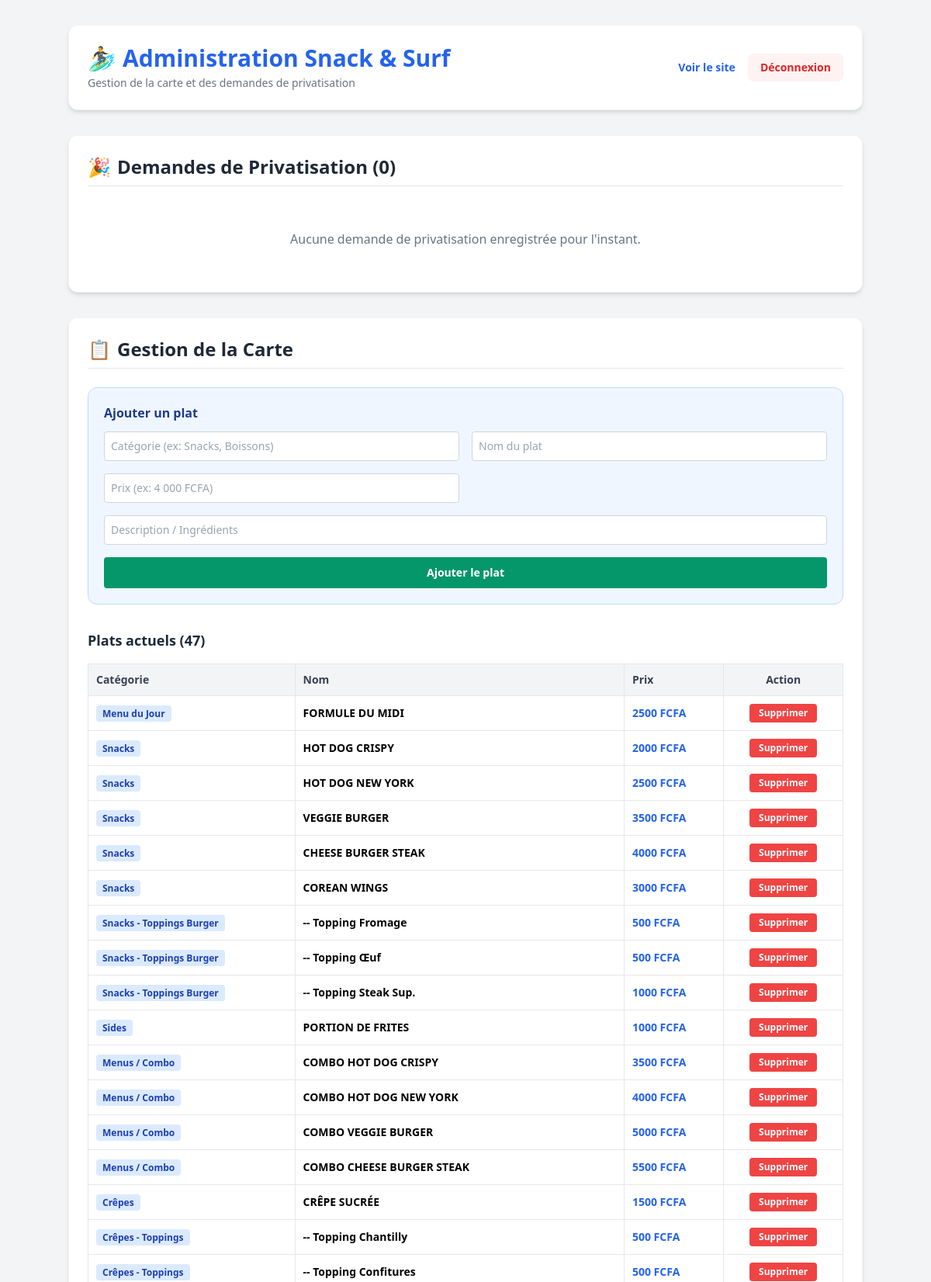
/admin (signed in, upper part), run on the app's committed database.
### tables this page shows
CREATE TABLE menu (
            id INTEGER PRIMARY KEY AUTOINCREMENT,
            categorie TEXT NOT NULL,
            nom TEXT NOT NULL,
            prix TEXT NOT NULL,
            description TEXT
        );

### app.py (the view, shortened to what this page needs)
@app.route('/admin', methods=['GET', 'POST'])
def admin():
    conn = get_db_connection()
    plats = conn.execute('SELECT * FROM menu ORDER BY id').fetchall()
    reservations = conn.execute('SELECT * FROM reservations ORDER BY date_demande DESC').fetchall()
    conn.close()
    return render_template('admin.html', plats=plats, reservations=reservations)

### app.py (called while the page is built)
def get_db_connection():
    conn = sqlite3.connect(DB_FILE)
    conn.row_factory = sqlite3.Row
    return conn

### templates/admin.html (shortened to what this page needs)
<!DOCTYPE html>
<html lang="fr">
<head>
    <script src="https://cdn.tailwindcss.com"></script>
</head>
<body class="bg-gray-100 p-4 sm:p-8 font-sans">
    <div class="max-w-5xl mx-auto space-y-8">
        <div class="bg-white p-6 rounded-xl shadow-md flex justify-between items-center border border-gray-100">
            <div>
                <h1 class="text-3xl font-bold text-blue-600 flex items-center gap-2">
                    <span>🏄‍♂️</span> Administration Snack & Surf
                </h1>
                <p class="text-sm text-gray-500 mt-1">Gestion de la carte et des demandes de privatisation</p>
            </div>
            <div class="flex items-center gap-4">
                <a href="/" target="_blank" class="text-sm font-semibold text-blue-600 hover:underline">Voir le site</a>
                <a href="/admin/logout" class="bg-red-50 hover:bg-red-100 text-red-600 px-4 py-2 rounded-lg text-sm font-bold transition">Déconnexion</a>
            </div>
        </div>
        <div class="bg-white p-6 rounded-xl shadow-md border border-gray-100">
            <div class="flex justify-between items-center mb-6 pb-2 border-b">
                <h2 class="text-2xl font-bold text-gray-800 flex items-center gap-2">
                    <span>🎉</span> Demandes de Privatisation ({{ reservations|length }})
                </h2>
            </div>
            {% if reservations %}
            <div class="overflow-x-auto">
                <table class="w-full text-left border-collapse text-sm">
                    <thead>
                        <tr class="bg-gray-100 text-gray-700">
                            <th class="p-3 border">Date Demande</th>
                            <th class="p-3 border">Client / Contact</th>
                            <th class="p-3 border">Date Événement</th>
                            <th class="p-3 border">Personnes</th>
                            <th class="p-3 border">Type</th>
                            <th class="p-3 border">Statut</th>
                            <th class="p-3 border text-center">Action</th>
                        </tr>
                    </thead>
                    <tbody class="divide-y divide-gray-100">
                        {% for res in reservations %}
                        <tr class="hover:bg-gray-50">
                            <td class="p-3 border text-xs text-gray-500 whitespace-nowrap">{{ res.date_demande }}</td>
                            <td class="p-3 border font-semibold text-gray-900">
                                {{ res.nom }}
                                <div class="text-xs text-blue-600 font-normal">{{ res.contact }}</div>
                            </td>
                            <td class="p-3 border font-bold text-gray-800 whitespace-nowrap">{{ res.date_event }}</td>
                            <td class="p-3 border text-center font-bold text-gray-700">{{ res.personnes }}</td>
                            <td class="p-3 border text-gray-700">{{ res.type_event }}</td>
                            <td class="p-3 border">
                                <form action="/admin/reservation/statut/{{ res.id }}" method="POST" class="flex items-center gap-1">
                                    <select name="statut" onchange="this.form.submit()" class="text-xs font-bold border rounded px-2 py-1 outline-none
                                        {% if res.statut == 'Confirmée' %}bg-emerald-100 text-emerald-800 border-emerald-300
                                        {% elif res.statut == 'Refusée' %}bg-red-100 text-red-800 border-red-300
                                        {% elif res.statut == 'Terminée' %}bg-gray-100 text-gray-800 border-gray-300
                                        {% else %}bg-amber-100 text-amber-800 border-amber-300{% endif %}">
                                        <option value="En attente" {% if res.statut == 'En attente' %}selected{% endif %}>En attente</option>
                                        <option value="Confirmée" {% if res.statut == 'Confirmée' %}selected{% endif %}>Confirmée</option>
                                        <option value="Refusée" {% if res.statut == 'Refusée' %}selected{% endif %}>Refusée</option>
                                        <option value="Terminée" {% if res.statut == 'Terminée' %}selected{% endif %}>Terminée</option>
                                    </select>
                                </form>
                            </td>
                            <td class="p-3 border text-center whitespace-nowrap">
                                <form action="/admin/reservation/supprimer/{{ res.id }}" method="POST" onsubmit="return confirm('Supprimer cette demande ?');">
                                    <button type="submit" class="bg-red-500 hover:bg-red-600 text-white px-2.5 py-1 rounded text-xs font-semibold transition">
                                        Supprimer
                                    </button>
                                </form>
                            </td>
                        </tr>
                        {% endfor %}
                    </tbody>
                </table>
            </div>
            {% else %}
            <div class="text-center py-8 text-gray-500">
                <p>Aucune demande de privatisation enregistrée pour l'instant.</p>
            </div>
            {% endif %}
        </div>
        <div class="bg-white p-6 rounded-xl shadow-md border border-gray-100">
            <h2 class="text-2xl font-bold text-gray-800 mb-6 pb-2 border-b flex items-center gap-2">
                <span>📋</span> Gestion de la Carte
            </h2>
            <div class="bg-blue-50 p-5 rounded-xl mb-8 border border-blue-200">
                <h3 class="font-bold text-base mb-3 text-blue-900">Ajouter un plat</h3>
                <form action="/admin/ajouter" method="POST" class="grid grid-cols-1 sm:grid-cols-2 gap-4">
                    <input type="text" name="categorie" placeholder="Catégorie (ex: Snacks, Boissons)" class="border border-gray-300 p-2 rounded text-sm bg-white" required>
                    <input type="text" name="nom" placeholder="Nom du plat" class="border border-gray-300 p-2 rounded text-sm bg-white" required>
                    <input type="text" name="prix" placeholder="Prix (ex: 4 000 FCFA)" class="border border-gray-300 p-2 rounded text-sm bg-white" required>
                    <input type="text" name="description" placeholder="Description / Ingrédients" class="border border-gray-300 p-2 rounded text-sm bg-white sm:col-span-2">
                    <button type="submit" class="bg-emerald-600 hover:bg-emerald-700 text-white px-4 py-2.5 rounded font-bold sm:col-span-2 transition text-sm">
                        Ajouter le plat
                    </button>
                </form>
            </div>
            <h3 class="font-bold text-lg mb-4 text-gray-800">Plats actuels ({{ plats|length }})</h3>
            <div class="overflow-x-auto">
                <table class="w-full text-left border-collapse text-sm">
                    <thead>
                        <tr class="bg-gray-100 text-gray-700">
                            <th class="p-2.5 border">Catégorie</th>
                            <th class="p-2.5 border">Nom</th>
                            <th class="p-2.5 border">Prix</th>
                            <th class="p-2.5 border text-center">Action</th>
                        </tr>
                    </thead>
                    <tbody>
                        {% for plat in plats %}
                        <tr class="hover:bg-gray-50">
                            <td class="p-2.5 border"><span class="bg-blue-100 text-blue-800 text-xs font-bold px-2 py-0.5 rounded">{{ plat.categorie }}</span></td>
                            <td class="p-2.5 border font-bold">{{ plat.nom }}</td>
                            <td class="p-2.5 border text-blue-600 font-semibold">{{ plat.prix }}</td>
                            <td class="p-2.5 border text-center">
                                <form action="/admin/supprimer/{{ plat.id }}" method="POST" onsubmit="return confirm('Supprimer ce plat ?');">
                                    <button type="submit" class="bg-red-500 hover:bg-red-600 text-white px-3 py-1 rounded text-xs font-semibold transition">
                                        Supprimer
                                    </button>
                                </form>
                            </td>
                        </tr>
                        {% endfor %}
                    </tbody>
                </table>
            </div>
        </div>
    </div>
</body>
</html>

### data on the page
menu: categorie "Menu du Jour", nom "FORMULE DU MIDI", prix "2500 FCFA"
menu: categorie "Snacks", nom "HOT DOG CRISPY", prix "2000 FCFA"
menu: categorie "Snacks", nom "HOT DOG NEW YORK", prix "2500 FCFA"
menu: categorie "Snacks", nom "VEGGIE BURGER", prix "3500 FCFA"
menu: categorie "Snacks", nom "CHEESE BURGER STEAK", prix "4000 FCFA"
menu: categorie "Snacks", nom "COREAN WINGS", prix "3000 FCFA"
menu: categorie "Snacks - Toppings Burger", nom "-- Topping Fromage", prix "500 FCFA"
menu: categorie "Snacks - Toppings Burger", nom "-- Topping Œuf", prix "500 FCFA"
menu: categorie "Snacks - Toppings Burger", nom "-- Topping Steak Sup.", prix "1000 FCFA"
menu: categorie "Sides", nom "PORTION DE FRITES", prix "1000 FCFA"
menu: categorie "Menus / Combo", nom "COMBO HOT DOG CRISPY", prix "3500 FCFA"
menu: categorie "Menus / Combo", nom "COMBO HOT DOG NEW YORK", prix "4000 FCFA"
menu: categorie "Menus / Combo", nom "COMBO VEGGIE BURGER", prix "5000 FCFA"
menu: categorie "Menus / Combo", nom "COMBO CHEESE BURGER STEAK", prix "5500 FCFA"
menu: categorie "Crêpes", nom "CRÊPE SUCRÉE", prix "1500 FCFA"
menu: categorie "Crêpes - Toppings", nom "-- Topping Chantilly", prix "500 FCFA"
menu: categorie "Crêpes - Toppings", nom "-- Topping Confitures", prix "500 FCFA"

### other printed values
{{ reservations|length }} "0"
{{ plats|length }} "47"
